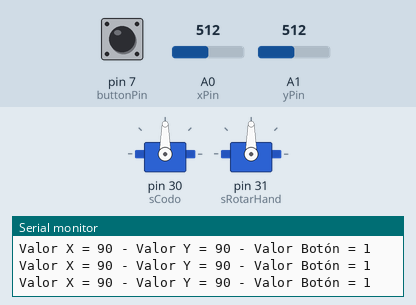
Simulated run of this sketch. Board: Arduino Mega 2560, built with avr-gcc and run on an emulated ATmega2560. Shown: 2 × servo, the last lines printed to the serial monitor. Inputs (shaded band) come from the test bench; at power-on: A0 (xPin) = 512, A1 (yPin) = 512, pin 7 (buttonPin) HIGH.

Above: at 1.2 s.
1.3 s: A0 (xPin) set to 552
At 2.4 s:
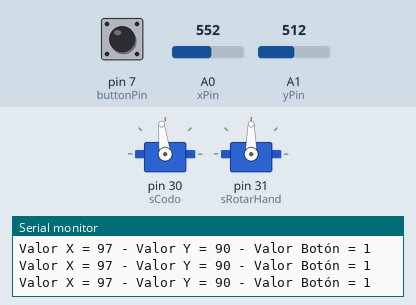
4.3 s: A0 (xPin) set to 578
At 5.5 s:
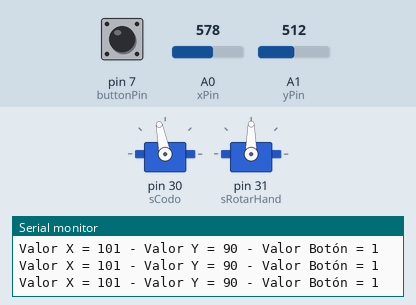
5.8 s: A1 (yPin) set to 551
At 7.2 s:
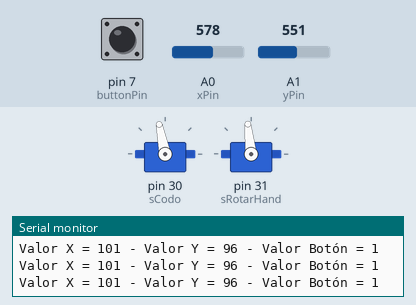
8.8 s: A1 (yPin) set to 587
At 9.8 s:
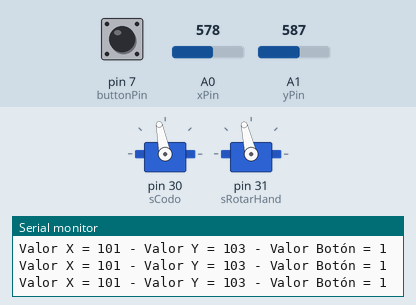
10.3 s: A0 (xPin) set to 0
At 11.2 s:
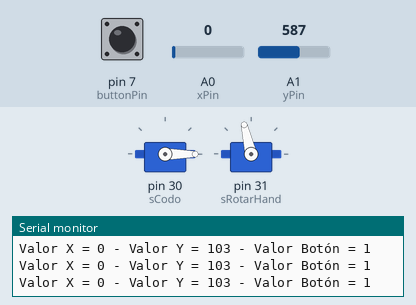
11.8 s: A1 (yPin) set to 0
At 12.2 s:
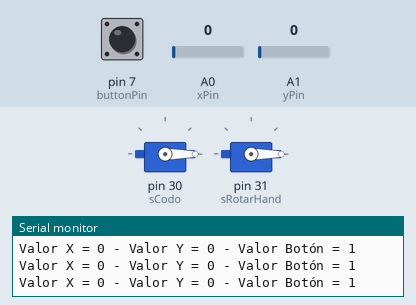
Timing chart, 0 to 14.3 s (numbered marks = the images above; inputs shaded):
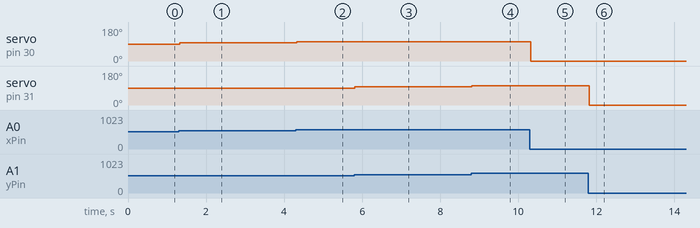

The sketch:

JY_SERVOS_RB_ARM.ino
```cpp
#include <Servo.h>
Servo sCodo;
Servo sRotarHand;

int xPin = A0, xVal = 90;
int yPin = A1, yVal = 90;
int buttonPin = 7, buttonVal = 0;
int dt = 2;

void setup() {
  // put your setup code here, to run once:
  pinMode(xPin, INPUT);
  pinMode(yPin, INPUT);
  pinMode(buttonPin, INPUT);
  digitalWrite(buttonPin, HIGH);
  Serial.begin(9600);

  sCodo.attach(30);
  sRotarHand.attach(31);
}

void loop() {
  // put your main code here, to run repeatedly:
  buttonVal = digitalRead(buttonPin);
  if (xVal > 180) xVal = 180;
  else if (xVal < 0) xVal = 0;
  if (yVal > 180) yVal = 180;
  else if (yVal < 0) yVal = 0;

  xVal = map(analogRead(xPin), 0, 1023, 0, 180);
  sCodo.write(xVal);
  yVal = map(analogRead(yPin), 0, 1023, 0, 180);
  sRotarHand.write(yVal);

  Serial.print("Valor X = ");
  Serial.print(xVal);
  Serial.print(" - Valor Y = ");
  Serial.print(yVal);
  Serial.print(" - Valor Botón = ");
  Serial.println(buttonVal);
  // delay(dt);
}
```

Measured:
- after the input at 1.3 s, servo on pin 30 (sCodo): 90° → 97° at once
- after the input at 4.3 s, servo on pin 30 (sCodo): 97° → 101° at once
- after the input at 5.8 s, servo on pin 31 (sRotarHand): 90° → 96° at once
- after the input at 8.8 s, servo on pin 31 (sRotarHand): 96° → 103° at once
- after the input at 10.3 s, servo on pin 30 (sCodo): 101° → 0° at once
- after the input at 11.8 s, servo on pin 31 (sRotarHand): 103° → 0° at once
